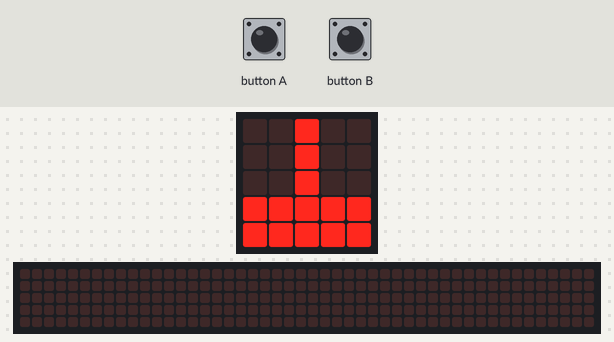
The program below on a simulated BBC micro:bit (MakeCode). Parts: the board's 5×5 LED display, a strip that is not on the board, showing the scrolling text unrolled. The inputs (shaded band) are chosen by the test bench. The 48×5 strip is a reading aid, not a part: it shows the text the display is scrolling, unrolled, one strip-width of it at a time.

Above: at 1.6 s.
1.7 s: button B pressed for 0.15 s
At 6.3 s:
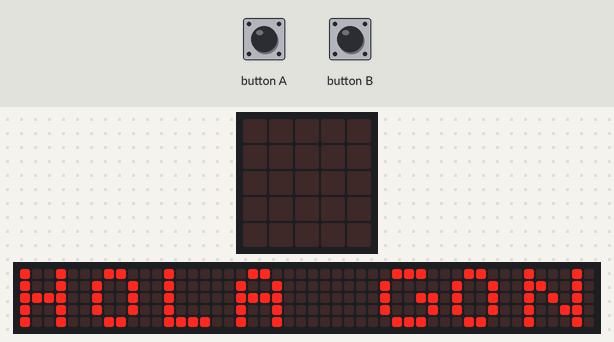
At 33.8 s:
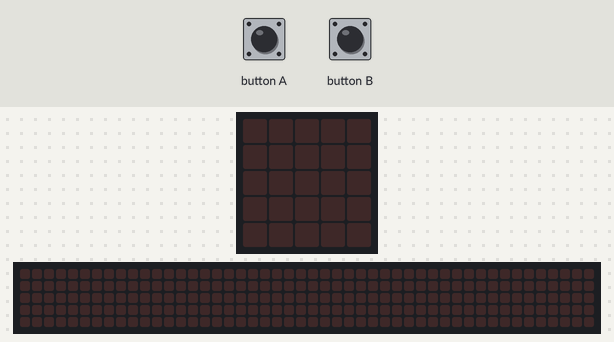

The program:

main.ts
```typescript
input.onButtonPressed(Button.A, function () {
    basic.showIcon(IconNames.Heart)
})
input.onButtonPressed(Button.B, function () {
    basic.showString("HOLA GONZALO MEJOR PROFE DEL MUNDO")
})
basic.showLeds(`
    . . # . .
    . . # . .
    . . # . .
    # # # # #
    # # # # #
    `)
```

test.ts
```typescript
// aquí va el archivo "tests"; esto no se compilará cuando este paquete se utilice como una extensión.
```

Measured:
- after the input at 1.7 s, the display: first changes after 0.15 s (image 1 shows a later state)
- what the display in image 1 shows lasts 0.6 s, from 5.9 s to 6.5 s
